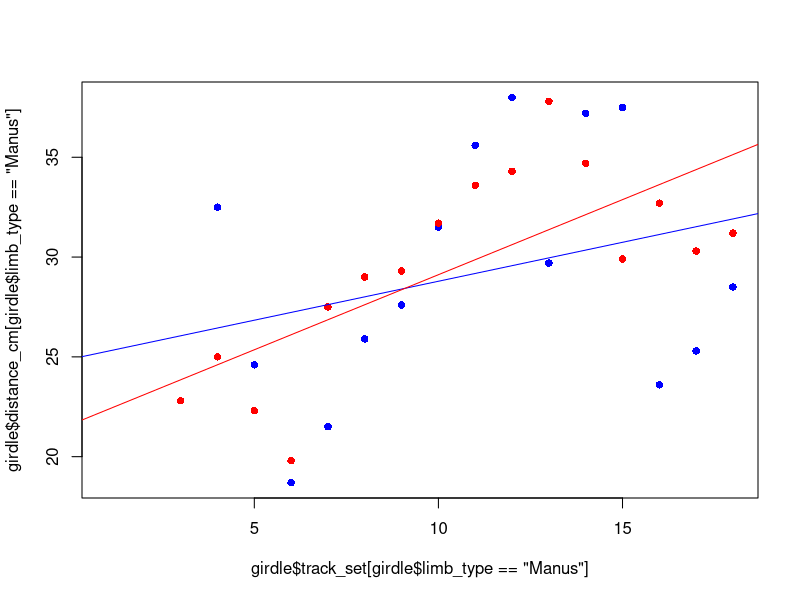

The R script that drew this image:
# Coskun Kucukkaragoz

# Girdle Lengths
girdle <- read.csv("girdle.csv",stringsAsFactors = TRUE)
attach(girdle)
plot(girdle$distance_cm[girdle$limb_type=="Manus"]~girdle$track_set[girdle$limb_type=="Manus"],col="blue",pch=16)
points(girdle$distance_cm[girdle$limb_type=="Pes"]~girdle$track_set[girdle$limb_type=="Pes"],col="red",pch=16)

M <- lm(girdle$distance_cm[girdle$limb_type=="Manus"]~girdle$track_set[girdle$limb_type=="Manus"])
P <- lm(girdle$distance_cm[girdle$limb_type=="Pes"]~girdle$track_set[girdle$limb_type=="Pes"])
abline(M,col="blue")
abline(P,col="red")

girdleM <- subset(girdle,girdle$limb_type=="Manus")
girdleP <- subset(girdle,girdle$limb_type=="Pes")
mean(girdleM$distance_cm,na.rm = TRUE)
mean(girdleP$distance_cm,na.rm = TRUE)
